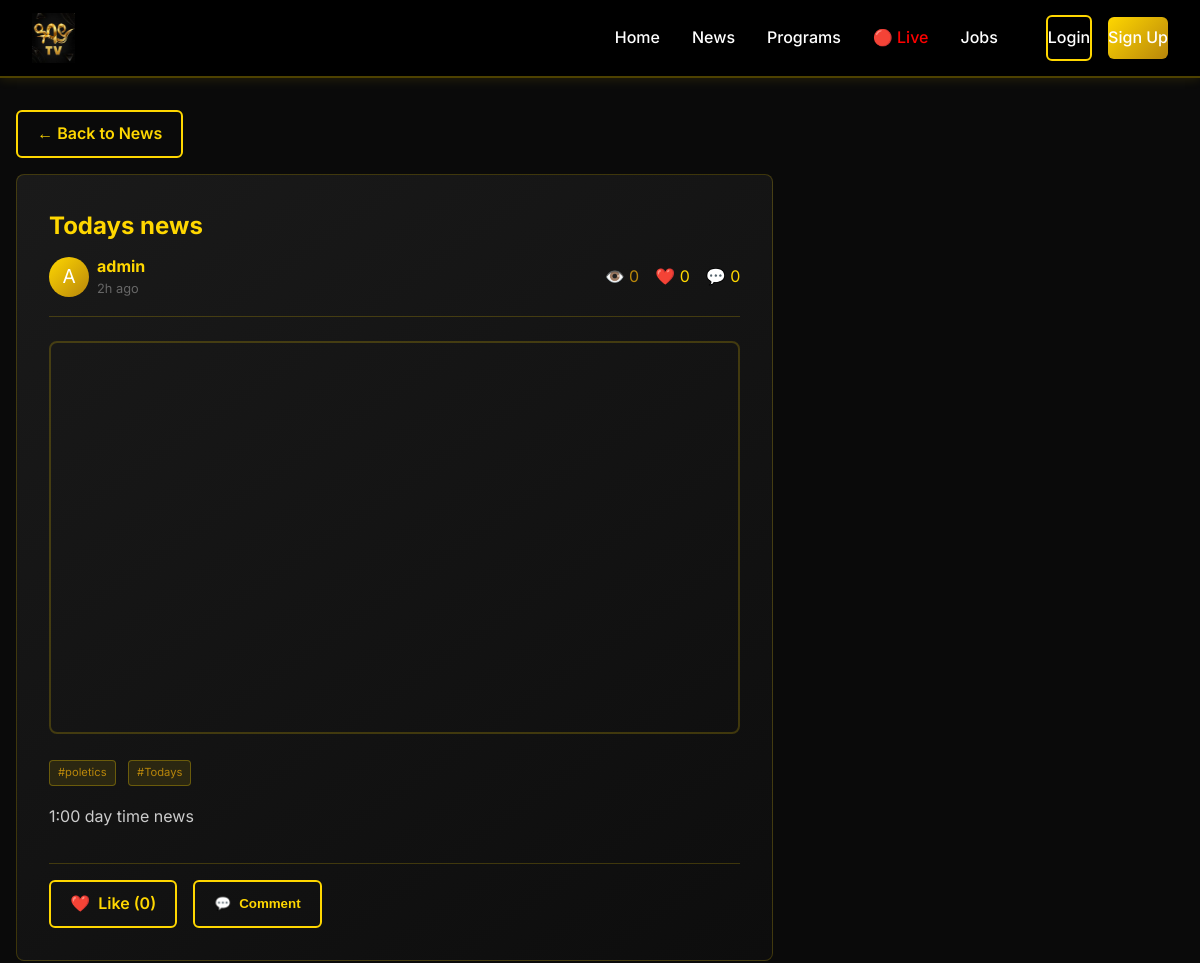
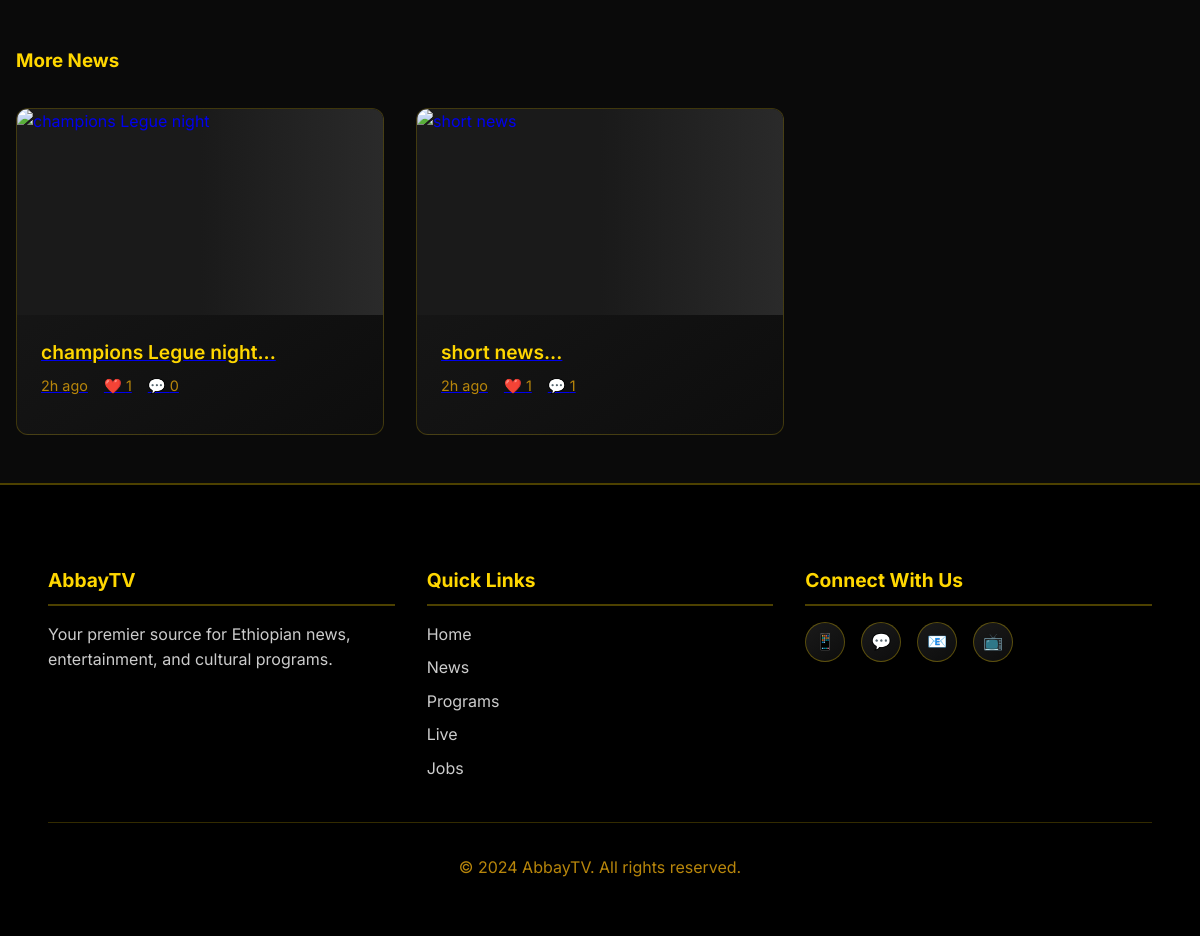
Screenshot of /news/1 with the database file from the repository (2 pictures, top to bottom).
### app.py (models this page shows, shortened)
class News(db.Model):
    __tablename__ = 'news'
    id = db.Column(db.Integer, primary_key=True)
    title = db.Column(db.String(200), nullable=False)
    youtube_url = db.Column(db.String(200), nullable=False)
    description = db.Column(db.Text, nullable=False)
    category_id = db.Column(db.Integer, db.ForeignKey('categories.id'), nullable=False, default=1)
    author_id = db.Column(db.Integer, db.ForeignKey('users.id'), nullable=False)
    views = db.Column(db.Integer, default=0)
    tags = db.Column(db.String(200), default='')
    created_at = db.Column(db.DateTime, default=datetime.utcnow)
    author = db.relationship('User', backref='news_posts')
    category = db.relationship('Category')
    comments = db.relationship('NewsComment', backref='post', lazy=True, cascade='all, delete-orphan', order_by='NewsComment.created_at.desc()')
    likes = db.relationship('NewsLike', backref='post', lazy=True, cascade='all, delete-orphan')
    @property
    def like_count(self):
        return len(self.likes)
    @property
    def comment_count(self):
        return len(self.comments)

class User(UserMixin, db.Model):
    __tablename__ = 'users'
    id = db.Column(db.Integer, primary_key=True)
    username = db.Column(db.String(80), unique=True, nullable=False)
    email = db.Column(db.String(120), unique=True, nullable=False)
    password_hash = db.Column(db.String(128), nullable=False)
    bio = db.Column(db.String(200), default='')
    profile_pic = db.Column(db.String(200), default='default.jpg')
    is_verified = db.Column(db.Boolean, default=False)
    is_admin = db.Column(db.Boolean, default=False)
    created_at = db.Column(db.DateTime, default=datetime.utcnow)
    news_comments = db.relationship('NewsComment', backref='author', lazy=True, cascade='all, delete-orphan')
    program_comments = db.relationship('ProgramComment', backref='author', lazy=True, cascade='all, delete-orphan')
    news_likes = db.relationship('NewsLike', backref='user', lazy=True, cascade='all, delete-orphan')
    program_likes = db.relationship('ProgramLike', backref='user', lazy=True, cascade='all, delete-orphan')

### app.py (the view)
@app.route('/news/<int:id>')
def news_detail(id):
    news_item = News.query.get_or_404(id)
    news_item.views += 1
    db.session.commit()
    comments = NewsComment.query.filter_by(post_id=id, parent_id=None).order_by(NewsComment.created_at.desc()).all()
    related_news = News.query.filter(
        News.category_id == news_item.category_id,
        News.id != news_item.id
    ).order_by(News.created_at.desc()).limit(4).all()
    return render_template('news-detail.html', news=news_item, comments=comments, related_news=related_news)

### app.py (called while the page is built)
def get_youtube_id(url):
    if not url:
        return None
    patterns = [
        r'youtube\.com/watch\?v=([^&]+)',
        r'youtu\.be/([^?]+)',
        r'youtube\.com/embed/([^?]+)',
        r'youtube\.com/v/([^?]+)',
        r'youtube\.com/live/([^?]+)'
    ]
    for pattern in patterns:
        match = re.search(pattern, url)
        if match:
            return match.group(1)
    return None

def get_youtube_thumbnail(url):
    video_id = get_youtube_id(url)
    if video_id:
        return f"https://img.youtube.com/vi/{video_id}/maxresdefault.jpg"
    return None

def get_youtube_embed(url):
    video_id = get_youtube_id(url)
    if video_id:
        return f"https://www.youtube.com/embed/{video_id}"
    return url

def time_ago(date):
    now = datetime.utcnow()
    diff = now - date
    if diff.days > 365:
        years = diff.days // 365
        return f"{years}y"
    elif diff.days > 30:
        months = diff.days // 30
        return f"{months}mo"
    elif diff.days > 0:
        return f"{diff.days}d"
    elif diff.seconds > 3600:
        hours = diff.seconds // 3600
        return f"{hours}h"
    elif diff.seconds > 60:
        minutes = diff.seconds // 60
        return f"{minutes}m"
    else:
        return "Just now"

### templates/news-detail.html (shortened to what this page needs)
{% extends "base.html" %}
{% block content %}
<div class="container">
    <a href="{{ url_for('news') }}" class="btn btn-secondary" style="margin-bottom: 1rem;">← Back to News</a>
    <div class="news-container" style="display: grid; grid-template-columns: 2fr 1fr; gap: 2rem; position: relative;">
        <div class="news-main">
            <article style="background: linear-gradient(145deg, #1A1A1A 0%, #0D0D0D 100%); padding: 2rem; border-radius: 8px; border: 1px solid rgba(255, 215, 0, 0.2);">
                <h1 style="color: #FFD700; margin-bottom: 0.5rem;">{{ news.title }}</h1>
                <div class="post-meta" style="display: flex; align-items: center; gap: 1rem; margin-bottom: 1.5rem; padding-bottom: 1rem; border-bottom: 1px solid rgba(255, 215, 0, 0.2);">
                    <div style="display: flex; align-items: center; gap: 0.5rem;">
                        <div style="width: 40px; height: 40px; border-radius: 50%; background: linear-gradient(135deg, #FFD700 0%, #B8860B 100%); display: flex; align-items: center; justify-content: center; font-size: 1.2rem;">
                            {{ news.author.username[0]|upper }}
                        </div>
                        <div>
                            <div style="font-weight: bold; color: #FFD700;">{{ news.author.username }}</div>
                            <div style="font-size: 0.8rem; color: #666;">{{ time_ago(news.created_at) }} ago</div>
                        </div>
                    </div>
                    <div style="display: flex; gap: 1rem; margin-left: auto;">
                        <span style="color: #B8860B;">👁️ {{ news.views }}</span>
                        <span style="color: #FFD700;" id="like-count-{{ news.id }}">❤️ {{ news.like_count }}</span>
                        <span style="color: #FFD700; cursor: pointer;" id="comment-icon-{{ news.id }}" class="comment-toggle">💬 {{ news.comment_count }}</span>
                    </div>
                </div>
                <div class="video-container" style="position: relative; padding-bottom: 56.25%; height: 0; overflow: hidden; margin: 1.5rem 0; border-radius: 8px; border: 2px solid rgba(255, 215, 0, 0.2);">
                    <iframe src="{{ get_youtube_embed(news.youtube_url) }}"
                            style="position: absolute; top: 0; left: 0; width: 100%; height: 100%;"
                            frameborder="0"
                            allowfullscreen>
                    </iframe>
                </div>
                {% if news.tags %}
                <div style="margin: 1rem 0;">
                    {% for tag in news.tags.split(',') %}
                    <span class="tag" style="display: inline-block; margin-right: 0.5rem;">#{{ tag.strip() }}</span>
                    {% endfor %}
                </div>
                {% endif %}
                <div style="line-height: 1.8; color: #CCCCCC;">
                    <p>{{ news.description }}</p>
                </div>
                <div style="display: flex; gap: 1rem; margin-top: 2rem; padding-top: 1rem; border-top: 1px solid rgba(255, 215, 0, 0.2);">
                    {% if current_user.is_authenticated %}
                    <button class="like-btn btn {% if news.is_liked_by(current_user) %}btn-primary{% else %}btn-secondary{% endif %}"
                            data-type="news"
                            data-id="{{ news.id }}"
                            style="display: flex; align-items: center; gap: 0.5rem;">
                        <span>❤️</span>
                        <span class="like-text">{% if news.is_liked_by(current_user) %}Liked{% else %}Like{% endif %}</span>
                        <span class="like-count">({{ news.like_count }})</span>
                    </button>
                    {% else %}
                    <a href="{{ url_for('login') }}" class="btn btn-secondary" style="display: flex; align-items: center; gap: 0.5rem;">
                        <span>❤️</span>
                        <span>Like ({{ news.like_count }})</span>
                    </a>
                    {% endif %}
                    <button class="btn btn-secondary comment-toggle-btn" data-id="{{ news.id }}" style="display: flex; align-items: center; gap: 0.5rem;">
                        <span>💬</span>
                        <span>Comment</span>
                    </button>
                </div>
            </article>
        </div>
    </div>
    {% if related_news %}
    <div style="margin-top: 3rem;">
        <h3 style="color: #FFD700; margin-bottom: 1.5rem;">More News</h3>
        <div class="thumbnail-grid">
            {% for item in related_news %}
            <div class="thumbnail-card">
                <a href="{{ url_for('news_detail', id=item.id) }}">
                    <div class="thumbnail-image">
                    </div>
                    <div class="thumbnail-content">
                        <h4 class="thumbnail-title">{{ item.title[:50] }}...</h4>
                        <div class="thumbnail-meta">
                            <span>{{ time_ago(item.created_at) }} ago</span>
                            <span>❤️ {{ item.like_count }}</span>
                            <span>💬 {{ item.comment_count }}</span>
                        </div>
                    </div>
                </a>
            </div>
            {% endfor %}
        </div>
    </div>
    {% endif %}
</div>
{% endblock %}

### static/css/style.css (style rules this page uses)
* { margin: 0; padding: 0; box-sizing: border-box; }
body { font-family: 'Inter', sans-serif; background-color: #0A0A0A; color: #FFFFFF; line-height: 1.6; }
.btn { padding: 0.6rem 1.2rem; border-radius: 6px; border: none; font-weight: 600; cursor: pointer; transition: all 0.3s; text-decoration: none; display: inline-block; position: relative; overflow: hidden; }
.btn::before { content: ''; position: absolute; top: 50%; left: 50%; width: 0; height: 0; border-radius: 50%; background: rgba(255, 215, 0, 0.3); transform: translate(-50%, -50%); transition: width 0.6s, height 0.6s; }
.btn-secondary { background-color: transparent; border: 2px solid #FFD700; color: #FFD700; }
.container { max-width: 1200px; margin: 2rem auto; padding: 0 1rem; }
.thumbnail-grid { display: grid; grid-template-columns: repeat(auto-fill, minmax(300px, 1fr)); gap: 2rem; margin: 2rem 0; }
.thumbnail-card { background: linear-gradient(145deg, #1A1A1A 0%, #0D0D0D 100%); border-radius: 12px; overflow: hidden; border: 1px solid rgba(255, 215, 0, 0.2); transition: all 0.3s ease; height: 100%; display: flex; flex-direction: column; }
.thumbnail-image { position: relative; width: 100%; padding-bottom: 56.25%; background: #000000; overflow: hidden; }
.thumbnail-content { padding: 1.5rem; flex: 1; }
.thumbnail-title { color: #FFD700; font-size: 1.2rem; font-weight: 600; margin-bottom: 0.5rem; line-height: 1.4; }
.thumbnail-meta { color: #B8860B; font-size: 0.9rem; margin-bottom: 0.8rem; display: flex; gap: 1rem; }
.tag { background: rgba(255, 215, 0, 0.1); color: #B8860B; padding: 0.2rem 0.5rem; border-radius: 4px; font-size: 0.7rem; border: 1px solid rgba(255, 215, 0, 0.3); }
.thumbnail-image { position: relative; width: 100%; padding-bottom: 56.25%; background: #1A1A1A; overflow: hidden; }
.thumbnail-image::before { content: ''; position: absolute; top: 0; left: 0; width: 100%; height: 100%; background: linear-gradient(90deg, #1A1A1A 25%, #2A2A2A 50%, #1A1A1A 75%); background-size: 200% 100%; animation: loading 1.5s infinite; z-index: 0; }

### templates/news-detail.html (style rules this page uses)
.comment-toggle { cursor: pointer; transition: transform 0.2s; }

### rows the page displays
News: title "Todays news", created_at "2h", views "0", description "1:00 day time news"
User: author "A", author.username "admin"
News: title "champions Legue night", created_at "2h", like_count "1", comment_count "0"
News: title "short news", created_at "2h", like_count "1", comment_count "1"

### other values shown
{{ news.like_count }} "0"
{{ news.comment_count }} "0"
{{ tag.strip() }} "poletics" "Todays"
